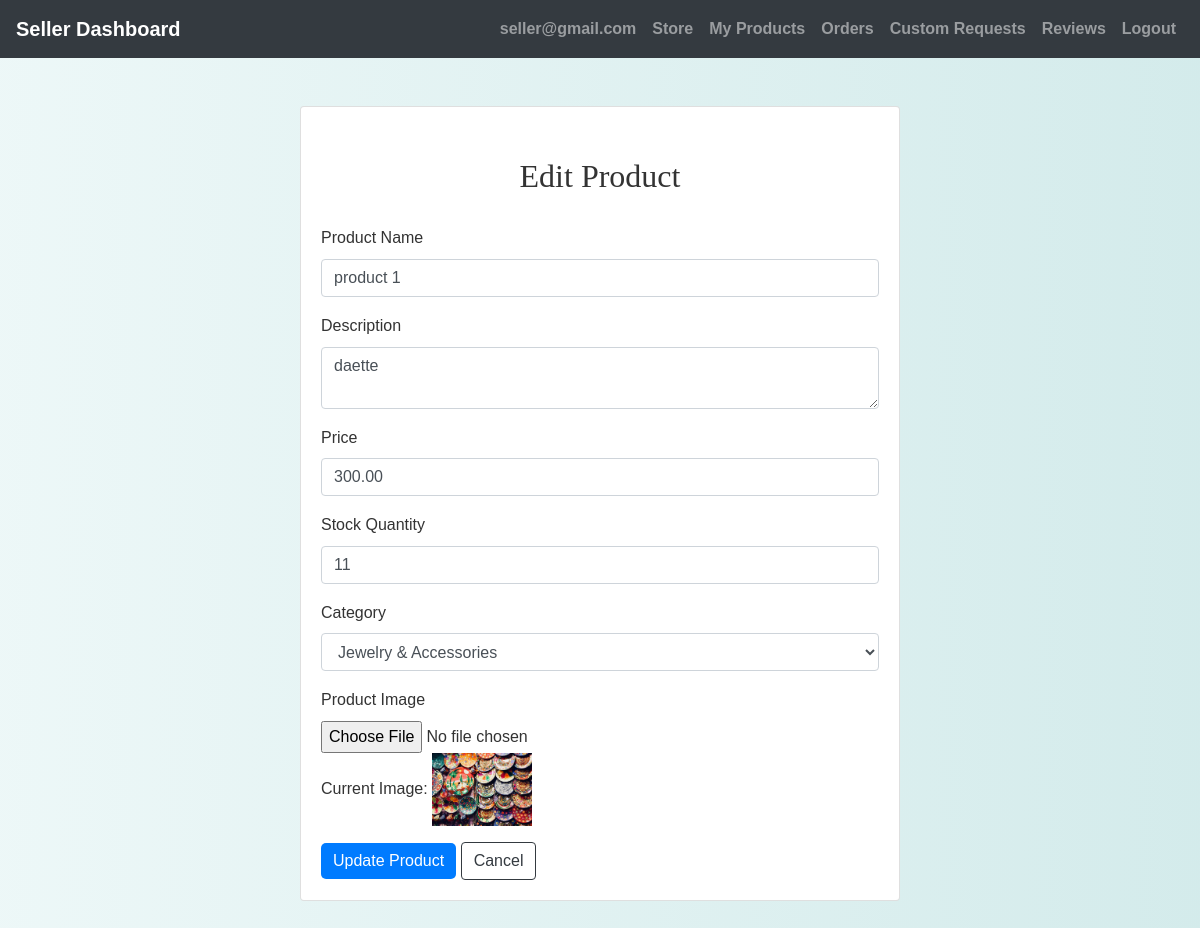
Screenshot of /seller/edit_product.php?product_id=1 (signed in) with the database file from the repository.
### tables this page shows
CREATE TABLE `products` (
  `ProductID` int(11) NOT NULL,
  `ProductName` varchar(255) NOT NULL,
  `Description` text NOT NULL,
  `Price` decimal(10,2) NOT NULL,
  `StockQuantity` int(11) NOT NULL,
  `CategoryID` int(11) DEFAULT NULL,
  `SellerID` int(11) DEFAULT NULL,
  `ImageURL` varchar(255) DEFAULT NULL,
  `Timestamp` timestamp NOT NULL DEFAULT current_timestamp(),
  `status` enum('pending','approved','rejected') DEFAULT 'approved'
);

CREATE TABLE `categories` (
  `id` int(11) NOT NULL,
  `name` varchar(255) NOT NULL
);

### seller/edit_product.php (the view, shortened to what this page needs)
<?php
include 'config.php';
$product_id = $_GET['product_id'];
$sql_product = "SELECT * FROM products WHERE ProductID = ? AND SellerID = ?";
$stmt_product = mysqli_prepare($conn, $sql_product);
mysqli_stmt_bind_param($stmt_product, "ii", $product_id, $_SESSION['id']);
mysqli_stmt_execute($stmt_product);
$result_product = mysqli_stmt_get_result($stmt_product);
$row_product = mysqli_fetch_assoc($result_product);
$sql_categories = "SELECT id, name FROM categories";
$result_categories = mysqli_query($conn, $sql_categories);
?>
<!DOCTYPE html>
<html>
<head>
    <link rel="stylesheet" href="https://stackpath.bootstrapcdn.com/bootstrap/4.5.2/css/bootstrap.min.css">
    <link rel="stylesheet" href="./css/style.css">
</head>
<body>
    <?php include 'seller_navbar.php'; ?>
    <div class="container mt-5 mb-5">
        <div class="card mx-auto" style="max-width: 600px;">
            <div class="card-body">
                <h2 class="text-center">Edit Product</h2>
                <form action="<?php echo htmlspecialchars($_SERVER["PHP_SELF"]); ?>?product_id=<?php echo $product_id; ?>" method="post" enctype="multipart/form-data">
                    <div class="form-group">
                        <label>Product Name</label>
                        <input type="text" class="form-control" name="product_name" value="<?php echo $row_product['ProductName']; ?>" required>
                    </div>
                    <div class="form-group">
                        <label>Description</label>
                        <textarea class="form-control" name="description" required><?php echo $row_product['Description']; ?></textarea>
                    </div>
                    <div class="form-group">
                        <label>Price</label>
                        <input type="number" class="form-control" name="price" value="<?php echo $row_product['Price']; ?>" required>
                    </div>
                    <div class="form-group">
                        <label>Stock Quantity</label>
                        <input type="number" class="form-control" name="stock_quantity" value="<?php echo $row_product['StockQuantity']; ?>" required>
                    </div>
                    <div class="form-group">
                        <label>Category</label>
                        <select class="form-control" name="category_id" required>
                            <?php while ($row_category = mysqli_fetch_assoc($result_categories)) : ?>
                                <option value="<?php echo $row_category['id']; ?>" <?php if ($row_category['id'] == $row_product['CategoryID']) echo 'selected'; ?>><?php echo $row_category['name']; ?></option>
                            <?php endwhile; ?>
                        </select>
                    </div>
                    <div class="form-group">
                        <label>Product Image</label>
                        <input type="file" class="form-control-file" name="product_image" accept="image/png, image/jpeg, image/jpg">
                        <p>Current Image: <img src="products_images/<?php echo $row_product['ImageURL']; ?>" width="100"></p>
                    </div>
                    <button type="submit" class="btn btn-primary">Update Product</button>
                    <a class="btn btn-outline-dark" href="view_products.php">Cancel</a>
                </form>
            </div>
        </div>
    </div>
</body>
</html>

### seller/css/style.css (style rules this page uses)
body { background: linear-gradient(90deg, rgba(233, 246, 246, 0.831), rgba(207, 233, 233, 0.9)); font-family: 'Arial', sans-serif; color: #333; line-height: 1.6; }
h1, h2, h3, h4 { text-align: center; margin-top: 30px; margin-bottom: 30px; font-family: 'Georgia', serif; }
.container { margin-bottom: 40px; }
.btn-primary { color: #fff; border: none; border-radius: 5px; cursor: pointer; transition: background-color 0.3s ease; }
a { color: #006666; text-decoration: none; font-weight: bold; }

### rows the page displays
products: product_name "product 1", description "daette", price "300.00", stock_quantity "11", category_id "Jewelry & Accessories", ImageURL (picture)

### other values shown
$_SESSION["email"] "seller@gmail.com"
